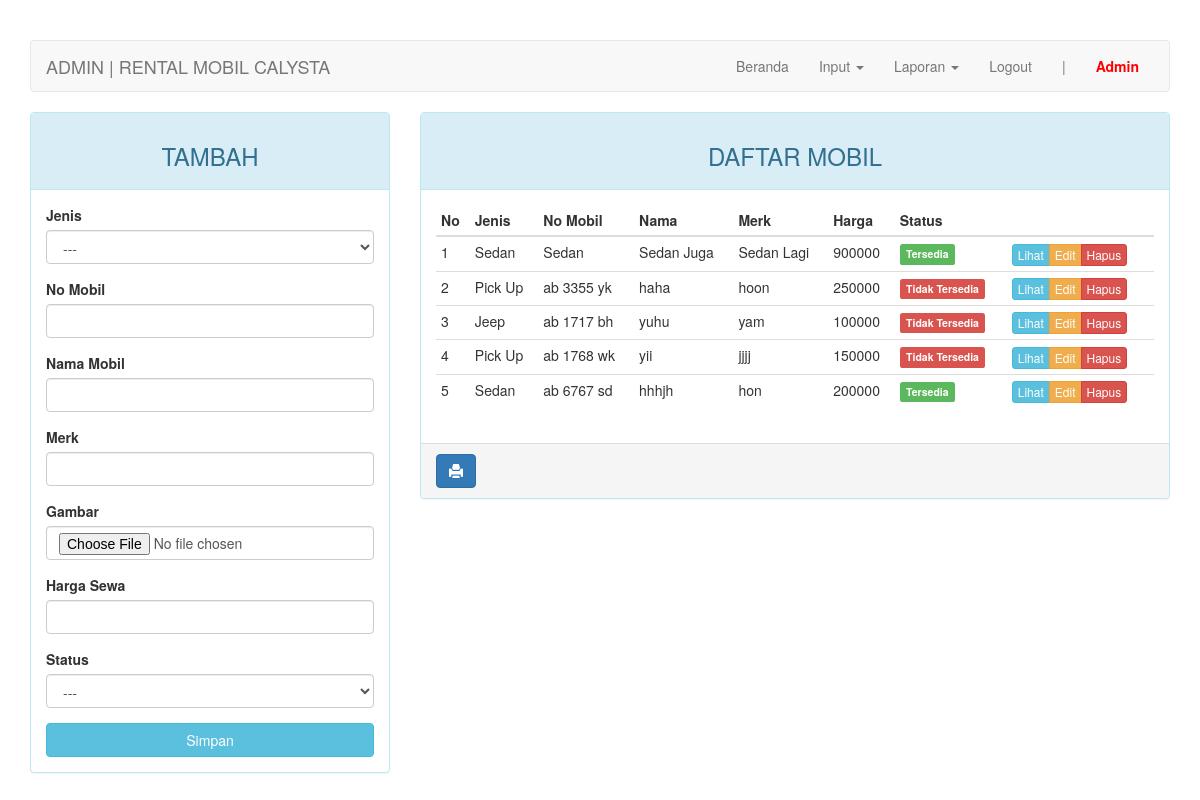
The app's page /admin/index.php?page=mobil (signed in), older data.
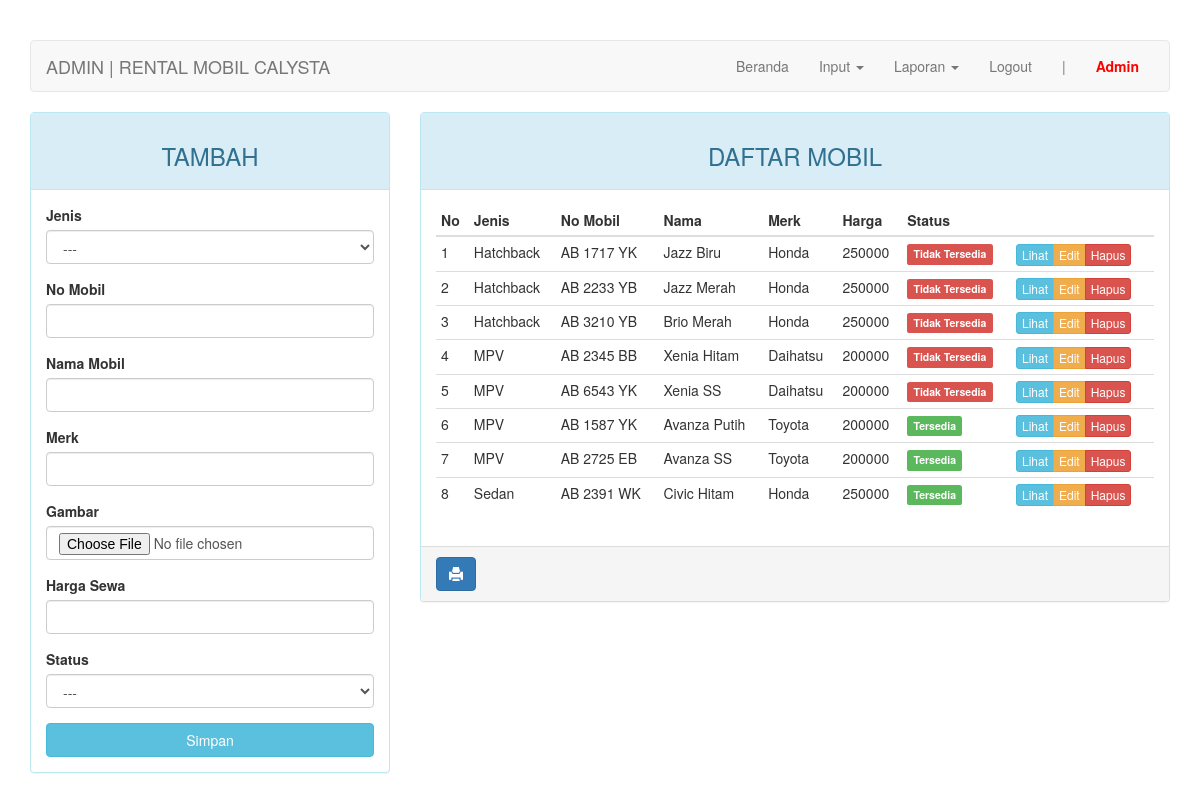
The same page, newer data.
### tables this page shows
CREATE TABLE `mobil` (
  `id_mobil` int(11) NOT NULL,
  `id_jenis` int(4) NOT NULL,
  `no_mobil` varchar(10) NOT NULL,
  `merk` varchar(20) NOT NULL,
  `nama_mobil` varchar(30) NOT NULL,
  `gambar` varchar(100) NOT NULL,
  `harga` int(7) NOT NULL,
  `status` enum('0','1') NOT NULL
);

CREATE TABLE `jenis` (
  `id_jenis` int(4) NOT NULL,
  `nama` varchar(30) NOT NULL
);

### admin/page/mobil.php (the view, shortened to what this page needs)
<?php
$update = (isset($_GET['action']) AND $_GET['action'] == 'update') ? true : false;
?>
<div class="row">
	<div class="col-md-4 hidden-print">
	    <div class="panel panel-<?= ($update) ? "warning" : "info" ?>">
	        <div class="panel-heading"><h3 class="text-center"><?= ($update) ? "EDIT" : "TAMBAH" ?></h3></div>
	        <div class="panel-body">
	            <form action="<?=$_SERVER['REQUEST_URI']?>" method="POST" enctype="multipart/form-data">
	                <div class="form-group">
	                    <label for="id_jenis">Jenis</label>
											<select class="form-control" name="id_jenis">
												<option>---</option>
											</select>
	                </div>
	                <div class="form-group">
	                    <label for="no_mobil">No Mobil</label>
	                    <input type="text" name="no_mobil" class="form-control" <?= (!$update) ?: 'value="'.$row["no_mobil"].'"' ?>>
	                </div>
	                <div class="form-group">
	                    <label for="nama_mobil">Nama Mobil</label>
	                    <input type="text" name="nama_mobil" class="form-control" <?= (!$update) ?: 'value="'.$row["nama_mobil"].'"' ?>>
	                </div>
	                <div class="form-group">
	                    <label for="merk">Merk</label>
	                    <input type="text" name="merk" class="form-control" <?= (!$update) ?: 'value="'.$row["merk"].'"' ?>>
	                </div>
	                <div class="form-group">
	                    <label for="gambar">Gambar</label>
	                    <input type="file" name="gambar" class="form-control">
	                </div>
	                <div class="form-group">
	                    <label for="harga">Harga Sewa</label>
	                    <input type="text" name="harga" class="form-control" <?= (!$update) ?: 'value="'.$row["harga"].'"' ?>>
	                </div>
	                <div class="form-group">
	                    <label for="status">Status</label>
											<select class="form-control" name="status">
												<option>---</option>
											</select>
	                </div>
	                <button type="submit" class="btn btn-<?= ($update) ? "warning" : "info" ?> btn-block">Simpan</button>
	            </form>
	        </div>
	    </div>
	</div>
	<div class="col-md-8">
	    <div class="panel panel-info">
	        <div class="panel-heading"><h3 class="text-center">DAFTAR MOBIL</h3></div>
	        <div class="panel-body">
	            <table class="table table-condensed">
	                <thead>
	                    <tr>
	                        <th>No</th>
	                        <th>Jenis</th>
	                        <th>No Mobil</th>
	                        <th>Nama</th>
	                        <th>Merk</th>
	                        <th>Harga</th>
	                        <th>Status</th>
	                        <th class="hidden-print"></th>
	                    </tr>
	                </thead>
	                <tbody>
	                    <?php $no = 1; ?>
	                    <?php if ($query = $connection->query("SELECT * FROM mobil JOIN jenis USING(id_jenis)")): ?>
	                        <?php while($row = $query->fetch_assoc()): ?>
	                        <tr>
	                            <td><?=$no++?></td>
															<td><?=$row['nama']?></td>
															<td><?=$row['no_mobil']?></td>
															<td><?=$row['nama_mobil']?></td>
															<td><?=$row['merk']?></td>
															<td><?=$row['harga']?></td>
															<td><span class="label label-<?=($row['status']) ? "success" : "danger" ?>"><?=($row['status']) ? "Tersedia" : "Tidak Tersedia" ?></span></td>
	                            <td class="hidden-print">
	                                <div class="btn-group">
	                                    <a href="../assets/img/mobil/<?=$row['gambar']?>" class="btn btn-info btn-xs fancybox">Lihat</a>
	                                    <a href="?page=mobil&action=update&key=<?=$row['id_mobil']?>" class="btn btn-warning btn-xs">Edit</a>
	                                    <a href="?page=mobil&action=delete&key=<?=$row['id_mobil']?>" class="btn btn-danger btn-xs">Hapus</a>
	                                </div>
	                            </td>
	                        </tr>
	                        <?php endwhile ?>
	                    <?php endif ?>
	                </tbody>
	            </table>
	        </div>
			    <div class="panel-footer hidden-print">
			        <a onClick="window.print();return false" class="btn btn-primary"><i class="glyphicon glyphicon-print"></i></a>
			    </div>
	    </div>
	</div>
</div>

Row changes from the older to the newer data that the page shows:
removed mobil: id_jenis.nama "Sedan", no_mobil "Sedan", nama_mobil "Sedan Juga", merk "Sedan Lagi", harga "900000", status "Tersedia"
removed mobil: id_jenis.nama "Pick Up", no_mobil "ab 3355 yk", nama_mobil "haha", merk "hoon", harga "250000", status "Tidak Tersedia"
removed mobil: id_jenis.nama "Jeep", no_mobil "ab 1717 bh", nama_mobil "yuhu", merk "yam", harga "100000", status "Tidak Tersedia"
removed mobil: id_jenis.nama "Pick Up", no_mobil "ab 1768 wk", nama_mobil "yii", merk "jjjj", harga "150000", status "Tidak Tersedia"
changed mobil: id_jenis.nama "Sedan" → "Hatchback"; no_mobil "ab 6767 sd" → "AB 1717 YK"; nama_mobil "hhhjh" → "Jazz Biru"; merk "hon" → "Honda"; harga "200000" → "250000"; status "Tersedia" → "Tidak Tersedia"
added mobil: id_jenis.nama "Hatchback", no_mobil "AB 2233 YB", nama_mobil "Jazz Merah", merk "Honda", harga "250000", status "Tidak Tersedia"
added mobil: id_jenis.nama "Hatchback", no_mobil "AB 3210 YB", nama_mobil "Brio Merah", merk "Honda", harga "250000", status "Tidak Tersedia"
added mobil: id_jenis.nama "MPV", no_mobil "AB 2345 BB", nama_mobil "Xenia Hitam", merk "Daihatsu", harga "200000", status "Tidak Tersedia"
added mobil: id_jenis.nama "MPV", no_mobil "AB 6543 YK", nama_mobil "Xenia SS", merk "Daihatsu", harga "200000", status "Tidak Tersedia"
added mobil: id_jenis.nama "MPV", no_mobil "AB 1587 YK", nama_mobil "Avanza Putih", merk "Toyota", harga "200000", status "Tersedia"
added mobil: id_jenis.nama "MPV", no_mobil "AB 2725 EB", nama_mobil "Avanza SS", merk "Toyota", harga "200000", status "Tersedia"
added mobil: id_jenis.nama "Sedan", no_mobil "AB 2391 WK", nama_mobil "Civic Hitam", merk "Honda", harga "250000", status "Tersedia"
